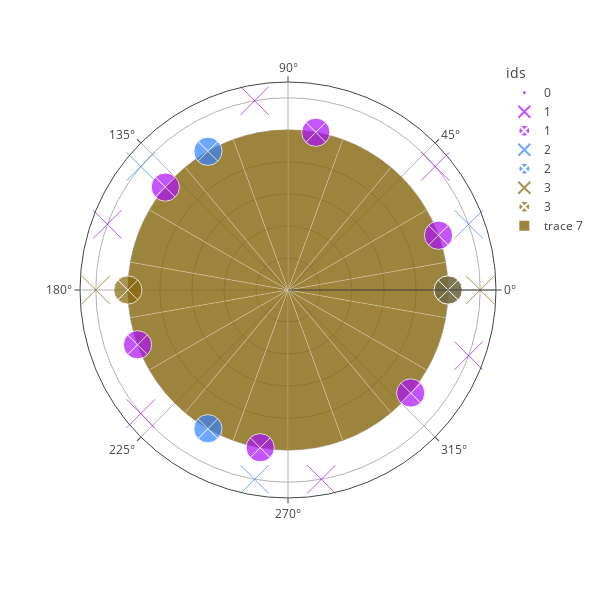

Here is the notebook cell this chart was saved with:
### Code cell
fig = plot_events(df_ticks_dummy)
for i in range(len(tasks)):
    fig.add_trace(fig_releases.data[i])
    fig.add_trace(fig_deadlines.data[i])

fig.add_trace(bar)

fig.update_layout(
    template=None,
    polar = dict(
        # angularaxis = dict(ticks='outside', tickvals=[str(t) for t in range(H)]),
        radialaxis = dict(showticklabels=False, ticks=''),
    )
)
fig.show()

### Figure 1 — Plotly figure (JSON) as saved in the notebook; plotly's stock layout.template omitted (floating-point values rounded to 4 significant figures)
{"data": [{"hovertemplate": "ids=0<br>r=%{r}<br>t=%{theta}<br>size=%{marker.size}<extra></extra>", "legendgroup": "0", "marker": {"color": "#AA0DFE", "size": [0, 0, 0, 0, 0, 0, 0, 0, 0, 0, 0, 0, 0, 0, 0, 0, 0, 0], "sizemode": "area", "sizeref": 0, "symbol": "x-thin-open"}, "mode": "markers", "name": "0", "r": [60, 60, 60, 60, 60, 60, 60, 60, 60, 60, 60, 60, 60, 60, 60, 60, 60, 60], "showlegend": true, "subplot": "polar", "theta": [0, 20, 40, 60, 80, 100, 120, 140, 160, 180, 200, 220, 240, 260, 280, 300, 320, 340], "type": "scatterpolar"}, {"hovertemplate": "ids=1<br>r=%{r}<br>t=%{theta}<br>size=%{marker.size}<extra></extra>", "legendgroup": "1", "marker": {"color": "#AA0DFE", "size": [1, 1, 1, 1, 1, 1], "sizemode": "area", "sizeref": 0.0025, "symbol": "x-thin-open"}, "mode": "markers", "name": "1", "r": [60, 60, 60, 60, 60, 60], "showlegend": true, "subplot": "polar", "theta": [40, 100, 160, 220, 280, 340], "type": "scatterpolar"}, {"hovertemplate": "ids=1<br>r=%{r}<br>t=%{theta}<br>size=%{marker.size}<extra></extra>", "legendgroup": "1", "marker": {"color": "#AA0DFE", "size": [1, 1, 1, 1, 1, 1], "sizemode": "area", "sizeref": 0.0025, "symbol": "circle-x"}, "mode": "markers", "name": "1", "r": [50, 50, 50, 50, 50, 50], "showlegend": true, "subplot": "polar", "theta": [80, 140, 200, 260, 320, 20], "type": "scatterpolar"}, {"hovertemplate": "ids=2<br>r=%{r}<br>t=%{theta}<br>size=%{marker.size}<extra></extra>", "legendgroup": "2", "marker": {"color": "#3283FE", "size": [1, 1, 1], "sizemode": "area", "sizeref": 0.0025, "symbol": "x-thin-open"}, "mode": "markers", "name": "2", "r": [60, 60, 60], "showlegend": true, "subplot": "polar", "theta": [20, 140, 260], "type": "scatterpolar"}, {"hovertemplate": "ids=2<br>r=%{r}<br>t=%{theta}<br>size=%{marker.size}<extra></extra>", "legendgroup": "2", "marker": {"color": "#3283FE", "size": [1, 1, 1], "sizemode": "area", "sizeref": 0.0025, "symbol": "circle-x"}, "mode": "markers", "name": "2", "r": [50, 50, 50], "showlegend": true, "subplot": "polar", "theta": [120, 240, 0], "type": "scatterpolar"}, {"hovertemplate": "ids=3<br>r=%{r}<br>t=%{theta}<br>size=%{marker.size}<extra></extra>", "legendgroup": "3", "marker": {"color": "#85660D", "size": [1, 1], "sizemode": "area", "sizeref": 0.0025, "symbol": "x-thin-open"}, "mode": "markers", "name": "3", "r": [60, 60], "showlegend": true, "subplot": "polar", "theta": [0, 180], "type": "scatterpolar"}, {"hovertemplate": "ids=3<br>r=%{r}<br>t=%{theta}<br>size=%{marker.size}<extra></extra>", "legendgroup": "3", "marker": {"color": "#85660D", "size": [1, 1], "sizemode": "area", "sizeref": 0.0025, "symbol": "circle-x"}, "mode": "markers", "name": "3", "r": [50, 50], "showlegend": true, "subplot": "polar", "theta": [180, 0], "type": "scatterpolar"}, {"marker": {"color": "#85660D", "line": {"color": "white", "width": 0.2}}, "opacity": 0.8, "r": [50, 50, 50, 50, 50, 50, 50, 50, 50, 50, 50, 50, 50, 50, 50, 50, 50, 50], "theta": [0, 20, 40, 60, 80, 100, 120, 140, 160, 180, 200, 220, 240, 260, 280, 300, 320, 340], "type": "barpolar", "width": [20, 20, 20, 20, 20, 20, 20, 20, 20, 20, 20, 20, 20, 20, 20, 20, 20, 20]}], "layout": {"height": 600, "legend": {"itemsizing": "constant", "title": {"text": "ids"}, "tracegroupgap": 0}, "margin": {"t": 60}, "polar": {"angularaxis": {"direction": "counterclockwise", "rotation": 0}, "domain": {"x": [0, 1], "y": [0, 1]}, "radialaxis": {"showticklabels": false, "ticks": ""}}, "width": 600}}
